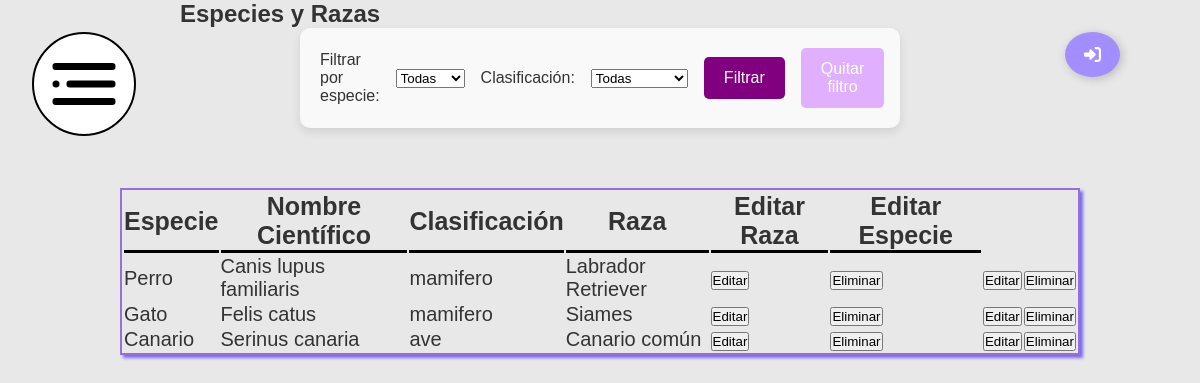
Page /vistas/razas_especies.php (signed in) on the committed database.
### tables this page shows
CREATE TABLE raza (
    id_raza INT PRIMARY KEY AUTO_INCREMENT NOT NULL,
    nombre_raza VARCHAR(25) NOT NULL,
    id_especie INT NOT NULL
);

CREATE TABLE especie (
    id_especie INT PRIMARY KEY AUTO_INCREMENT NOT NULL,
    nombre_especie VARCHAR(25) NOT NULL,
    nombre_cientifico_especie VARCHAR(40) NOT NULL,
    clasif_especie ENUM('mamifero','pez','invertebrado','ave','reptil','amfibio') NOT NULL
);

### vistas/razas_especies.php (the view, shortened to what this page needs)
<?php
include('../servicios/conexion.php');
?>
<!DOCTYPE html>
<html lang="es">
<head>
    <link rel="stylesheet" href="../front/estilos.css">
</head>
<body>
    <div class="boton_abrir_menu" id="boton">
        <img src="../media/menu.svg" alt="No se ha podido cargar la imagen" onclick="abrirmenu()">
    </div>
<main id="layout">
    <a class="Btn" href="../procesos/logs/logout.php">
        <div class="sign"></div>
    </a>
    <section>
        <h1>Especies y Razas</h1>
        <form method="get" style="margin-bottom:20px; display:flex; gap:1rem; align-items:center;">
            <label for="filtro_especie">Filtrar por especie:</label>
            <select name="filtro_especie" id="filtro_especie">
                <option value="">Todas</option>
            </select>
            <label for="filtro_clasificacion">Clasificación:</label>
            <select name="filtro_clasificacion" id="filtro_clasificacion">
                <option value="">Todas</option>
            </select>
            <button type="submit">Filtrar</button>
            <a href="razas_especies.php"><button type="button">Quitar filtro</button></a>
        </form>
        <table>
            <tr>
                <th>Especie</th>
                <th>Nombre Científico</th>
                <th>Clasificación</th>
                <th>Raza</th>
                <th>Editar Raza</th>
                <th>Editar Especie</th>
            </tr>
            <?php
            $where_sql = '';
            $sql = "
                SELECT
                    especie.id_especie,
                    especie.nombre_especie,
                    especie.nombre_cientifico_especie,
                    especie.clasif_especie,
                    raza.id_raza,
                    raza.nombre_raza
                FROM especie
                LEFT JOIN raza ON especie.id_especie = raza.id_especie
                $where_sql
                ORDER BY especie.id_especie, raza.nombre_raza
            ";
            $result = mysqli_query($conn, $sql);
            if ($result && mysqli_num_rows($result) > 0) {
                $ultima_especie_id = null;
                while ($row = mysqli_fetch_assoc($result)) {
                    echo "<tr>";
                    if ($ultima_especie_id !== $row['id_especie']) {
                        echo "<td>{$row['nombre_especie']}</td>";
                        echo "<td>{$row['nombre_cientifico_especie']}</td>";
                        echo "<td>{$row['clasif_especie']}</td>";
                        $mostrar_editar_especie = true;
                    } else {
                        echo "<td></td><td></td><td></td>";
                        $mostrar_editar_especie = false;
                    }
                    echo "<td>" . ($row['nombre_raza'] ?? "Sin razas registradas") . "</td>";
                    if (!empty($row['id_raza'])) {
                        echo "<td><a href='../formularios/editar_raza.php?id_raza={$row['id_raza']}'><button>Editar</button></a></td>";
                        echo "<td><a href='../procesos/delete/delete_raza.php?id_raza={$row['id_raza']}'><button>Eliminar</button></a></td>";
                    } else {
                        echo "<td>-</td>";
                    }
                    if ($mostrar_editar_especie) {
                        echo "<td><a href='../formularios/editar_especie.php?id_especie={$row['id_especie']}'><button>Editar</button></a></td>";
                        echo "<td><a href='../procesos/delete/delete_especie.php?id_especie={$row['id_especie']}'><button>Eliminar</button></a></td>";
                        $ultima_especie_id = $row['id_especie'];
                    } else {
                        echo "<td></td>";
                    }
                    echo "</tr>";
                }
            } else {
                echo "<tr><td colspan='6'>No hay especies registradas</td></tr>";
            }
            ?>
        </table>
    </section>
</main>
</body>
</html>

### front/estilos.css (style rules this page uses)
* { box-sizing: border-box; margin: 0; padding: 0; }
body { font-family: Arial, sans-serif; margin: 0; padding: 0; background-color: #e8e8e8; color: #333; }
.boton_abrir_menu { position: fixed; margin: 2rem; border: 2px solid black; border-radius: 150px; padding: 0.5rem; height: 6.5rem; width: 6.5rem; visibility: visible; background-color: white; z-index: 2; }
.boton_abrir_menu > img { position: relative; width: 100%; }
.Btn { display: flex; align-items: center; justify-content: flex-start; width: 55px; height: 45px; border: none; border-radius: 50%; cursor: pointer; position: fixed; overflow: hidden; box-shadow: 2px 2px 10px rgba(0, 0, 0, 0.199); background-color: rgb(163, 142, 255); right: 5rem; top: 2rem; }
.sign { width: 100%; display: flex; align-items: center; justify-content: center; }
.sign svg { width: 17px; }
table { width: 80%; margin-left: 10%; border: 2px solid mediumpurple; box-shadow: 3px 3px 3px mediumslateblue; font-size: 20px; margin-top: 5%; }
th { border-bottom: 3px solid black; font-size: 25px; }

### vistas/razas_especies.php (style rules this page uses)
h1 { margin-left: 15%; }
form { max-width: 600px; margin: 0 auto; padding: 20px; background-color: #f9f9f9; border-radius: 10px; box-shadow: 0 4px 10px rgba(0, 0, 0, 0.1); }
button[type="submit"] { background-color: purple; color: white; padding: 12px 20px; border: none; border-radius: 5px; cursor: pointer; font-size: 16px; transition: background-color 0.3s ease; }
button[type="button"] { background-color: #E0B0FF; color: white; padding: 12px 20px; border: none; border-radius: 5px; cursor: pointer; font-size: 16px; transition: background-color 0.3s ease; }

### rows in the picture
raza: id_especie.nombre_especie "Perro", id_especie.nombre_cientifico_especie "Canis lupus familiaris", id_especie.clasif_especie "mamifero", nombre_raza "Labrador Retriever"
raza: id_especie.nombre_especie "Gato", id_especie.nombre_cientifico_especie "Felis catus", id_especie.clasif_especie "mamifero", nombre_raza "Siames"
raza: id_especie.nombre_especie "Canario", id_especie.nombre_cientifico_especie "Serinus canaria", id_especie.clasif_especie "ave", nombre_raza "Canario común"
